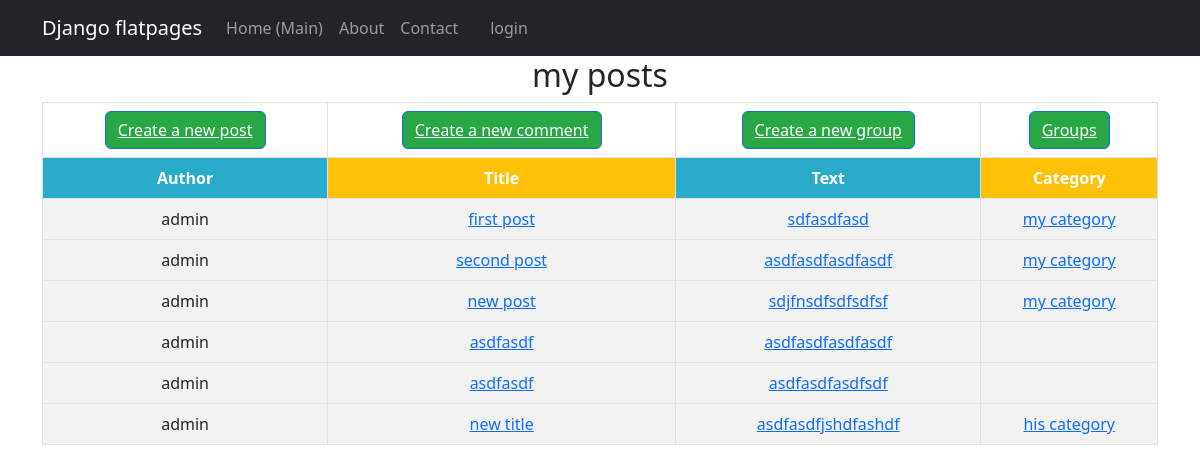
/board/, run on the app's committed database.
### board/models.py (models this page shows, shortened)
class Post(models.Model):
    author = models.ForeignKey(User, on_delete=models.CASCADE)
    title = models.CharField(max_length=255)
    text = RichTextField()
    date = models.DateTimeField(auto_now_add=True)
    category = models.ManyToManyField('Category', through='PostCategory')#field 'through' improves query performance

class Category(models.Model):
    name = models.CharField(max_length=255, default='Name_of_category', unique=True)
    subscribers = models.ManyToManyField(User, blank=True, related_name='categories')
    def __str__(self):
        return self.name

### board/views.py (the view)
# urls.py: path('', PostList.as_view(), name='post_list'),
class PostList(ListView):
    model = Post
    template_name = 'posts.html'
    context_object_name = 'posts'

### templates/posts.html
{% extends 'flatpages/default.html' %}
{% block content %}
<h2>my posts</h2>
{% if posts %}
<table class="table table-bordered table-striped table-hover">
    <thead>
        <tr>
            <th>
                <button class="btn btn-primary" style="background-color: #28a745;" type="button">
                    <a href="{% url 'board:post_add' %}" style="color: white">Create a new post</a>
                </button>
            </th>
            <th>
                <button class="btn btn-primary" style="background-color: #28a745;" type="button">
                    <a href="{% url 'board:comment_add' %}" style="color:white">Create a new comment</a>
                </button>
            </th>
            <th>
                <button class="btn btn-primary" style="background-color: #28a745;" type="button">
                    <a href="{% url 'board:group_add' %}" style="color:white">Create a new group</a>
                </button>
            </th>
            <th>
                <button class="btn btn-primary" style="background-color: #28a745;" type="button">
                    <a href="{% url 'board:group_list' %}" style="color:white">Groups</a>
                </button>
            </th>
        </tr>
        <tr>
            <th style="background-color: #29ABCA; color: #fff;">Author</th>
            <th style="background-color: #FFC107; color: #fff;">Title</th>
            <th style="background-color: #29ABCA; color: #fff;">Text</th>
            <th style="background-color: #FFC107; color: #fff;">Category</th>
        </tr>
    </thead>
    {% for post in posts %}
        <tbody>
            <tr>
                <td>{{ post.author }}</td>
                <td><a href="{% url 'board:post_detail' post.id %}">{{ post.title }}</a></td>
                <td><a href="{% url 'board:post_edit' post.id %}">{{ post.text|safe }}</a></td>
                <td>
                    {% for category in post.category.all %}
                        <a href="{% url 'board:category_list' category.id %}">{{category}}</a>
                    {% endfor %}
                </td>
            </tr>
        </tbody>
    {% endfor %}
</table>
{% else %}
   <th><a href="{% url 'board:post_add' %}">Create a new post</a></th>
<h2>no posts</h2>
{% endif %}
{% endblock content %}

### data on the page
Post: author "admin", title "first post", text "sdfasdfasd"
Category: name "my category"
Post: author "admin", title "second post", text "asdfasdfasdfasdf"
Post: author "admin", title "new post", text "sdjfnsdfsdfsdfsf"
Post: author "admin", title "asdfasdf", text "asdfasdfasdfasdf"
Post: author "admin", title "asdfasdf", text "asdfasdfasdfsdf"
Post: author "admin", title "new title", text "asdfasdfjshdfashdf"
Category: name "his category"
